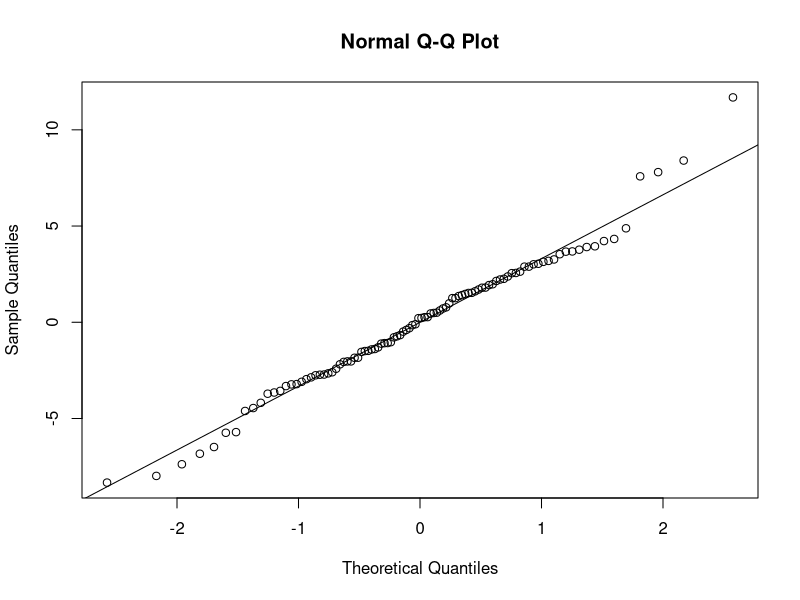
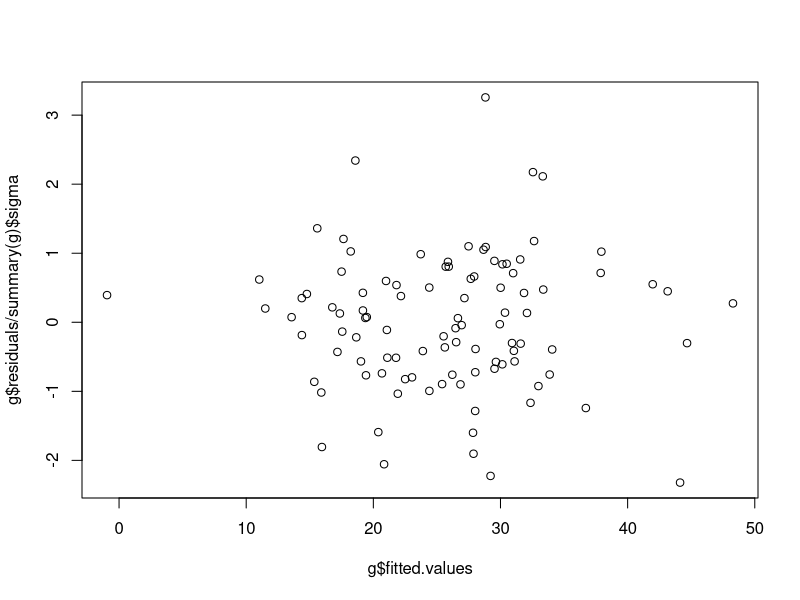
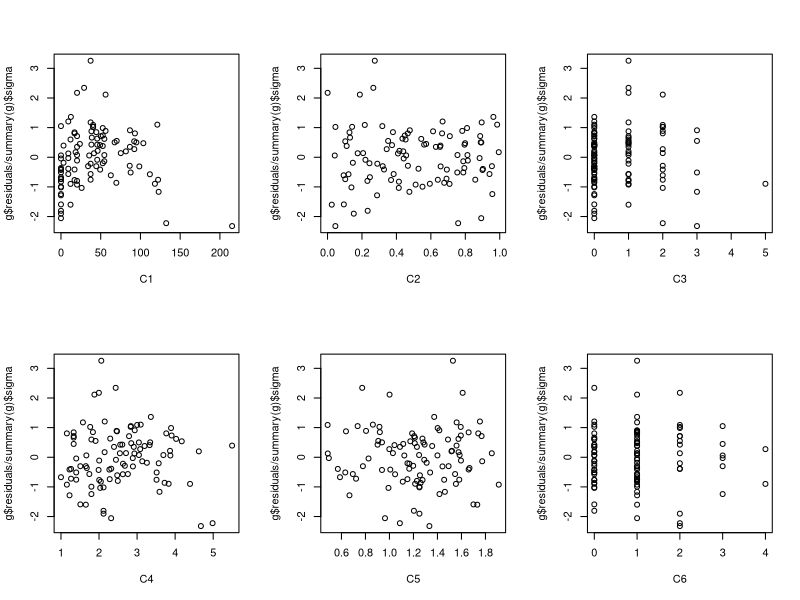
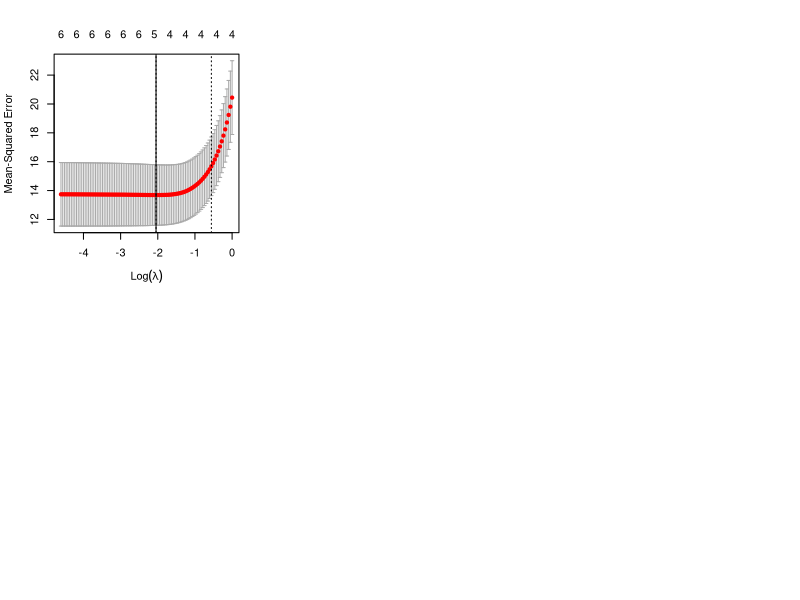
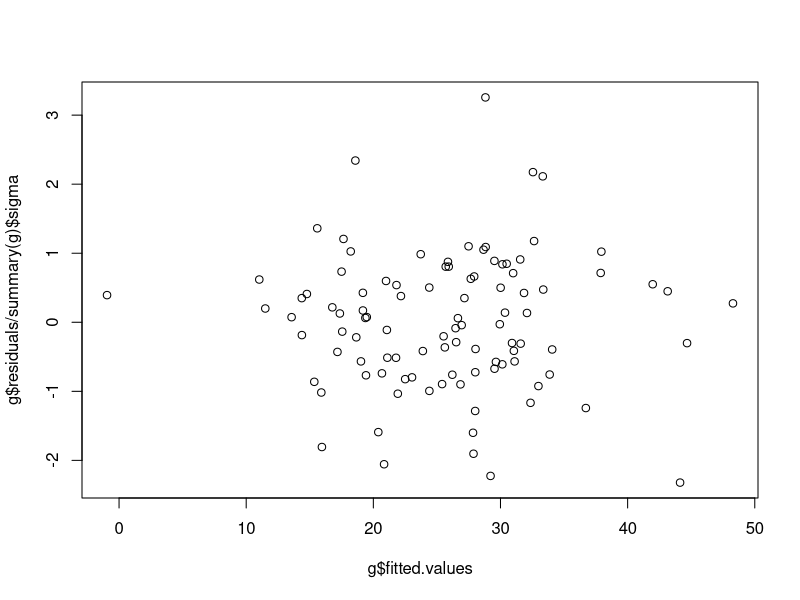

Generate these figures, in order, with R:
toxicity <- read.table("toxicity.txt", header = T)
attach(toxicity)
#model:
#toxicity = beta_0 + sum{i = 1 : 6} (beta_i*Ci)
g <- lm(tox ~ C1 + C2 + C3 + C4 + C5 + C6)
summary(g)

#verification of the assumptions:
shapiro.test(g$residuals)
x11()
qqnorm(g$residuals)
qqline(g$residuals)
#we assume gaussianity
x11()
plot(g$fitted.values, g$residuals/summary(g)$sigma) #few bad residuals, but still acceptable

x11()
layout(rbind(c(1,2,3),c(4,5,6)))
plot(C1, g$residuals/summary(g)$sigma)
plot(C2, g$residuals/summary(g)$sigma)
plot(C3, g$residuals/summary(g)$sigma)
plot(C4, g$residuals/summary(g)$sigma)
plot(C5, g$residuals/summary(g)$sigma)
plot(C6, g$residuals/summary(g)$sigma)
#no patterns

betas<- g$coefficients
s <- summary(g)$sigma

z_new <- data.frame(C1=100, C2=0.7, C3=2, C4=4, C5=1.4, C6=3)
alpha <- 0.05
#we are interested in a PREDICTION interval
predict(g, z_new, interval = "prediction", level = 1 - alpha)



library(glmnet)

means <- colMeans(toxicity)
toxicity<- data.frame(scale(toxicity, center = T, scale = F))
x <- model.matrix(tox ~ C1 + C2 + C3 + C4 + C5 + C6)[,-1]
y <- tox

lambda.grid <- 10^seq(0,-2,length=100)
#lambda.grid <- seq(0.01,1,length.out = 100)

cv.lasso <- cv.glmnet(x,y,lambda=lambda.grid)
#cv.lasso <- cv.glmnet(x,y,lambda=lambda.grid,nfolds = length(y)) L1O

bestlam.lasso <- cv.lasso$lambda.min
bestlam.lasso

plot(cv.lasso)
abline(v=log(bestlam.lasso), lty=1)

fit.lasso.opt <- glmnet(x,y, lambda = bestlam.lasso) # default: alpha=1 -> lasso 
#we get the coefficients:
coef.lasso.opt <- predict(fit.lasso.opt, type = 'coefficients')
coef.lasso.opt
#So we select variables C1, C3, C4, C6

g1 <- lm(tox ~ C1 + C3 + C4 + C6)
summary(g1)

#verification of the assumptions:
shapiro.test(g$residuals)
x11()
plot(g$fitted.values, g$residuals/summary(g)$sigma) #few bad residuals, but still acceptable
anova(g,g1)


betas1 <- g1$coefficients
s <- summary(g1)$sigma

predict(g1, z_new, interval = "prediction", level = 1 - alpha)
